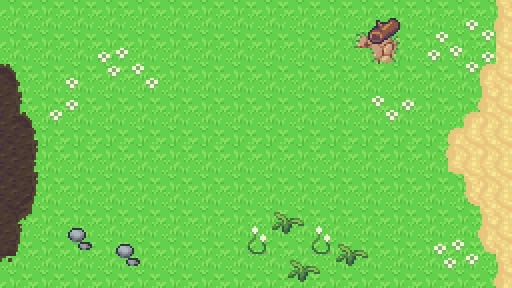

Tiled map render using the project's own tile images. Description and the whole map definition, tile-layer contents included, below:
An orthogonal 32x18 tile map with 16x16 px tiles, 3 tile layers (Tile Layer 1, Tile Layer 2, Tile Layer 3), 4 tilesets and 12 objects.

<map version="1.10" tiledversion="1.10.2" orientation="orthogonal" renderorder="right-down" width="32" height="18" tilewidth="16" tileheight="16" infinite="0" nextlayerid="8" nextobjectid="38">
 <tileset firstgid="1" source="../tiles/1_terrain.tsx" />
 <tileset firstgid="1441" source="../tiles/3_plants.tsx" />
 <tileset firstgid="1681" source="../tiles/10_dirt.tsx" />
 <tileset firstgid="1961" source="../tiles/trees.tsx" />
 <layer id="1" name="Tile Layer 1" width="32" height="18">
  <data encoding="csv">
63,64,63,64,63,64,63,64,63,64,63,64,63,64,63,64,63,64,63,64,63,64,63,64,63,64,63,64,63,64,63,64,
93,94,93,94,93,94,93,94,93,94,93,94,93,94,93,94,93,94,93,94,93,94,93,94,93,94,93,94,93,94,93,94,
63,64,63,64,63,64,63,64,63,64,63,64,63,64,63,64,63,64,63,64,63,64,1710,1711,1712,64,63,64,63,64,63,64,
93,94,93,94,93,94,93,94,93,94,93,94,93,94,93,94,93,94,93,94,93,94,93,1725,1726,94,93,94,93,94,93,94,
63,64,63,64,63,64,63,64,63,64,63,64,63,64,63,64,63,64,63,64,63,64,63,64,63,64,63,64,63,64,63,64,
93,94,93,94,93,94,93,94,93,94,93,94,93,94,93,94,93,94,93,94,93,94,93,94,93,94,93,94,93,94,93,94,
63,64,63,64,63,64,63,64,63,64,63,64,63,64,63,64,63,64,63,64,63,64,63,64,63,64,63,64,63,64,63,64,
93,94,93,94,93,94,93,94,93,94,93,94,93,94,93,94,93,94,93,94,93,94,93,94,93,94,93,94,93,94,93,94,
63,64,63,64,63,64,63,64,63,64,63,64,63,64,63,64,63,64,63,64,63,64,63,64,63,64,63,64,63,64,63,64,
63,64,63,64,63,64,63,64,63,64,63,64,63,64,63,64,63,64,63,64,63,64,63,64,63,64,63,64,63,64,63,64,
93,94,93,94,93,94,93,94,93,94,93,94,93,94,93,94,93,94,93,94,93,94,93,94,93,94,93,94,93,94,93,94,
63,64,63,64,63,64,63,64,63,64,63,64,63,64,63,64,63,64,63,64,63,64,63,64,63,64,63,64,63,64,63,64,
93,94,93,94,93,94,93,94,93,94,93,94,93,94,93,94,93,94,93,94,93,94,93,94,93,94,93,94,93,94,93,94,
63,64,63,64,63,64,63,64,63,64,63,64,63,64,63,64,63,64,63,64,63,64,63,64,63,64,63,64,63,64,63,64,
93,94,93,94,93,94,93,94,93,94,93,94,93,94,93,94,93,94,93,94,93,94,93,94,93,94,93,94,93,94,93,94,
63,64,63,64,63,64,63,64,63,64,63,64,63,64,63,64,63,64,63,64,63,64,63,64,63,64,63,64,63,64,63,64,
93,94,93,94,93,94,93,94,93,94,93,94,93,94,93,94,93,94,93,94,93,94,93,94,93,94,93,94,93,94,93,94,
63,64,63,64,63,64,63,64,63,64,63,64,63,64,63,64,63,64,63,64,63,64,63,64,63,64,63,64,63,64,63,64
</data>
 </layer>
 <layer id="3" name="Tile Layer 2" width="32" height="18">
  <data encoding="csv">
0,0,0,0,0,0,0,0,0,0,0,0,0,0,0,0,0,0,0,0,0,0,0,0,0,0,0,0,0,0,0,792,
0,0,0,0,0,0,0,0,0,0,0,0,0,0,0,0,0,0,0,0,0,0,0,0,0,0,0,0,0,0,821,822,
0,0,0,0,0,0,0,0,0,0,0,0,0,0,0,0,0,0,0,0,0,0,38,154,39,0,0,0,0,0,0,793,
0,0,0,0,0,0,0,0,0,0,0,0,0,0,0,0,0,0,0,0,0,0,0,68,69,0,0,0,0,0,0,823,
1115,0,0,0,0,0,0,0,0,0,0,0,0,0,0,0,0,0,0,0,0,0,0,0,0,0,0,0,0,0,762,793,
1144,1146,0,0,0,0,0,0,0,0,0,0,0,0,0,0,0,0,0,0,0,0,0,0,0,0,0,0,0,0,792,823,
1174,1176,0,0,0,0,0,0,0,0,0,0,0,0,0,0,0,0,0,0,0,0,0,0,0,0,0,0,0,821,822,793,
1143,1115,0,0,0,0,0,0,0,0,0,0,0,0,0,0,0,0,0,0,0,0,0,0,0,0,0,0,0,762,824,823,
1173,1174,1146,0,0,0,0,0,0,0,0,0,0,0,0,0,0,0,0,0,0,0,0,0,0,0,0,0,762,793,794,793,
1143,1144,1176,0,0,0,0,0,0,0,0,0,0,0,0,0,0,0,0,0,0,0,0,0,0,0,0,821,822,823,824,823,
1173,1174,1146,0,0,0,0,0,0,0,0,0,0,0,0,0,0,0,0,0,0,0,0,0,0,0,0,791,854,793,794,793,
1143,1144,1176,0,0,0,0,0,0,0,0,0,0,0,0,0,0,0,0,0,0,0,0,0,0,0,0,0,791,792,824,823,
1173,1205,1206,0,0,0,0,0,0,0,0,0,0,0,0,0,0,0,0,0,0,0,0,0,0,0,0,851,0,852,794,793,
1144,1118,0,0,0,0,0,0,0,0,0,0,0,0,0,0,0,0,0,0,0,0,0,0,0,0,0,0,0,791,792,823,
1174,1176,0,0,0,0,0,0,0,0,0,0,0,0,0,0,0,0,0,0,0,0,0,0,0,0,0,0,0,821,822,793,
1204,1206,0,0,0,0,0,0,0,0,0,0,0,0,0,0,0,0,0,0,0,0,0,0,0,0,0,0,0,0,852,823,
1235,0,0,0,0,0,0,0,0,0,0,0,0,0,0,0,0,0,0,0,0,0,0,0,0,0,0,0,0,0,791,792,
0,0,0,0,0,0,0,0,0,0,0,0,0,0,0,0,0,0,0,0,0,0,0,0,0,0,0,0,0,0,821,822
</data>
 </layer>
 <layer id="2" name="Tile Layer 3" width="32" height="18">
  <data encoding="csv">
0,0,0,0,0,0,0,0,0,0,0,0,0,0,0,0,0,0,0,0,0,0,0,0,0,0,0,0,0,0,0,0,
0,0,0,0,0,0,0,0,0,0,0,0,0,0,0,0,0,0,0,0,0,0,0,1525,1526,0,0,0,0,1585,1586,0,
0,0,0,0,0,0,0,0,0,0,0,0,0,0,0,0,0,0,0,0,0,0,0,1555,1556,0,0,1644,1645,1615,1616,0,
0,0,0,0,0,0,1643,1644,0,0,0,0,0,0,0,0,0,0,0,0,0,0,0,0,0,0,1673,1674,1675,1645,1646,0,
0,0,0,0,1586,0,1673,1674,1644,1645,0,0,0,0,0,0,0,0,0,0,0,0,0,0,0,0,0,0,0,1675,1676,0,
0,0,0,1615,1616,0,0,0,0,1675,0,0,0,0,0,0,0,0,0,0,0,0,0,0,0,0,0,0,0,0,0,0,
0,0,0,1645,1646,0,0,0,0,0,0,0,0,0,0,0,0,0,0,0,0,0,0,1644,1645,1646,0,0,0,0,0,0,
0,0,0,1675,1676,0,0,0,0,0,0,0,0,0,0,0,0,0,0,0,0,0,0,0,1675,0,0,0,0,0,0,0,
0,0,0,0,0,0,0,0,0,0,0,0,0,0,0,0,0,0,0,0,0,0,0,0,0,0,0,0,0,0,0,0,
0,0,0,0,0,0,0,0,0,0,0,0,0,0,0,0,0,0,0,0,0,0,0,0,0,0,0,0,0,0,0,0,
0,0,0,0,0,0,0,0,0,0,0,0,0,0,0,0,0,0,0,0,0,0,0,0,0,0,0,0,0,0,0,0,
0,0,0,0,0,0,0,0,0,0,0,0,0,0,0,0,0,0,0,0,0,0,0,0,0,0,0,0,0,0,0,0,
0,0,0,0,0,0,0,0,0,0,0,0,0,0,0,0,0,0,0,0,0,0,0,0,0,0,0,0,0,0,0,0,
0,0,0,0,0,0,0,0,0,0,0,0,0,0,0,0,0,1465,1466,0,0,0,0,0,0,0,0,0,0,0,0,0,
0,0,0,0,1583,1584,0,0,0,0,0,0,0,0,0,1587,1588,1495,1496,1587,1588,0,0,0,0,0,0,0,0,0,0,0,
0,0,0,0,1613,1614,0,1583,1584,0,0,0,0,0,0,1617,1618,0,0,1617,1618,1465,1466,0,0,0,0,1643,1644,1645,0,0,
0,0,0,0,0,0,0,1613,1614,0,0,0,0,0,0,0,0,0,1465,1466,0,1495,1496,0,0,0,0,1673,1674,1675,0,0,
0,0,0,0,0,0,0,0,0,0,0,0,0,0,0,0,0,0,1495,1496,0,0,0,0,0,0,0,0,0,0,0,0
</data>
 </layer>
 <objectgroup id="7" name="Object Layer 1">
  <object id="26" gid="1964" x="192" y="256.5" width="32" height="32" />
  <object id="27" gid="1964" x="399.5" y="193" width="32" height="32" />
  <object id="28" gid="1964" x="15" y="33" width="32" height="32" />
  <object id="29" gid="1963" x="80.5" y="96.5" width="32" height="64" />
  <object id="30" gid="1963" x="304.5" y="96" width="32" height="64" />
  <object id="31" gid="1963" x="161" y="208" width="32" height="64" />
  <object id="32" gid="1963" x="95" y="239" width="32" height="64" />
  <object id="33" gid="1963" x="352" y="240.5" width="32" height="64" />
  <object id="34" gid="1963" x="415" y="271.5" width="32" height="64" />
  <object id="35" gid="1965" x="239.5" y="288" width="32" height="32" />
  <object id="36" gid="1965" x="416" y="97" width="32" height="32" />
  <object id="37" gid="1962" x="160" y="128" width="96" height="112" />
 </objectgroup>
</map>
